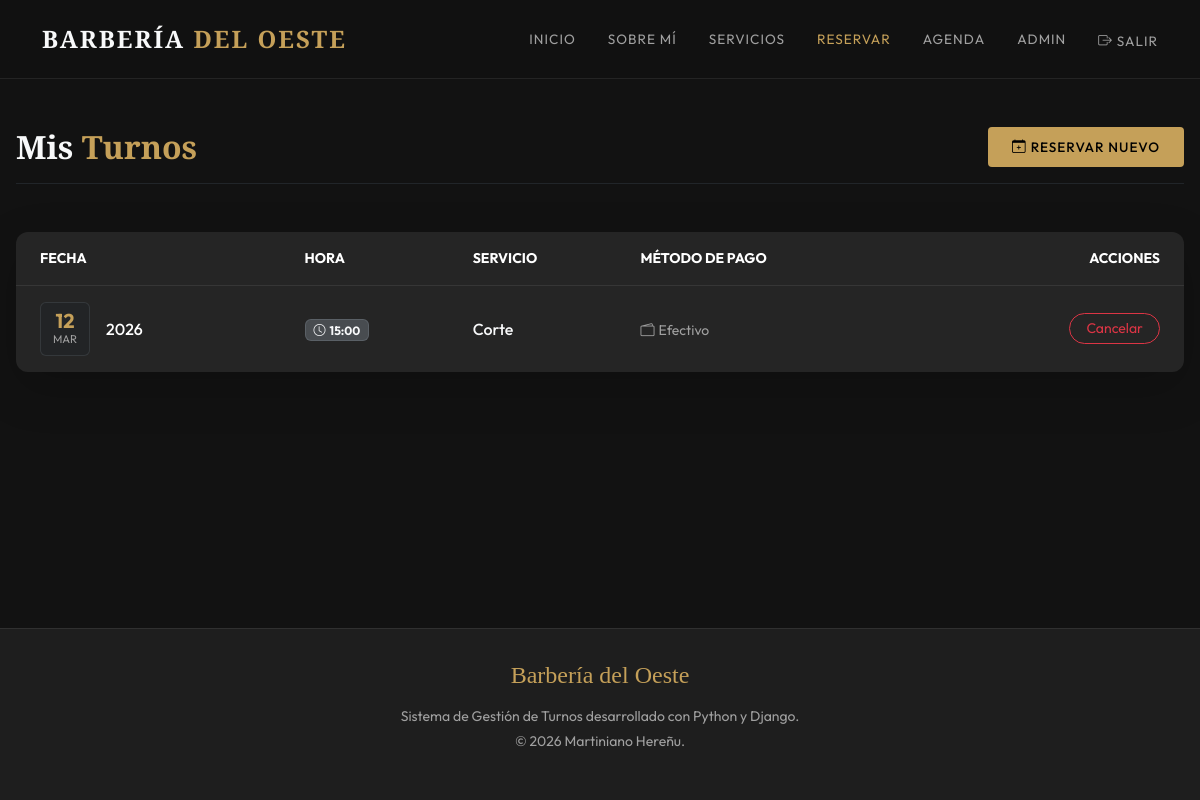
/mis-turnos/ (signed in), run on the app's committed database.
### myapp/models.py (models this page shows, shortened)
class Turno(models.Model):
    METODO_PAGO = [
        ('EFECTIVO', 'Efectivo'),
        ('TRANSFERENCIA', 'Transferencia'),
    ]
    ESTADO_TURNO = [
        ('PENDIENTE', 'Pendiente'),
        ('ATENDIDO', 'Atendido'),
        ('AUSENTE', 'Ausente'),
        ('CANCELADO', 'Cancelado'),
    ]
    cliente = models.ForeignKey(User, on_delete=models.CASCADE)
    servicio = models.ForeignKey(Servicio, on_delete=models.CASCADE)
    fecha = models.DateField()
    hora = models.TimeField()
    metodo_pago = models.CharField(max_length=20, choices=METODO_PAGO)
    estado = models.CharField(max_length=20, choices=ESTADO_TURNO, default='PENDIENTE')
    creado = models.DateTimeField(auto_now_add=True)
    class Meta:
        unique_together = ('fecha', 'hora')
        ordering = ['fecha', 'hora']

class Servicio(models.Model):
    nombre = models.CharField(max_length=100)
    descripcion = models.TextField(blank=True, null=True)
    precio = models.DecimalField(max_digits=8, decimal_places=2)
    duracion_minutos = models.IntegerField()

### myapp/views.py (the view)
# urls.py: path("mis-turnos/", MisTurnosListView.as_view(), name="mis_turnos"),
class MisTurnosListView(LoginRequiredMixin, ListView):
    model = Turno
    template_name = "myapp/mis_turnos.html"
    context_object_name = "turnos"
    def get_queryset(self):
        return Turno.objects.filter(cliente=self.request.user)

### myapp/templates/myapp/mis_turnos.html (shortened to what this page needs)
{% extends 'myapp/base.html' %}
{% block contenido %}
<div class="d-flex justify-content-between align-items-center mb-5 border-bottom border-dark pb-3">
    <h2 class="fw-bold m-0 font-playfair">Mis <span class="text-gold">Turnos</span></h2>
    <a href="{% url 'crear_turno' %}" class="btn btn-gold btn-sm"><i class="bi bi-calendar-plus me-1"></i>Reservar Nuevo</a>
</div>
{% if turnos %}
    <div class="card shadow-lg border-0 mb-4 bg-card">
        <div class="card-body p-0">
            <div class="table-responsive">
                <table class="table table-dark table-hover align-middle mb-0 custom-table">
                    <thead class="text-uppercase small text-muted">
                        <tr>
                            <th class="ps-4 py-3 font-weight-normal border-bottom-0">Fecha</th>
                            <th class="py-3 font-weight-normal border-bottom-0">Hora</th>
                            <th class="py-3 font-weight-normal border-bottom-0">Servicio</th>
                            <th class="py-3 font-weight-normal border-bottom-0">Método de Pago</th>
                            <th class="pe-4 py-3 font-weight-normal border-bottom-0 text-end">Acciones</th>
                        </tr>
                    </thead>
                    <tbody>
                        {% for turno in turnos %}
                        <tr>
                            <td class="ps-4">
                                <div class="d-flex align-items-center">
                                    <div class="bg-dark bg-opacity-50 p-2 rounded me-3 text-center border border-secondary border-opacity-25" style="min-width: 50px;">
                                        <span class="d-block text-gold fw-bold fs-5 lh-1">{{ turno.fecha|date:"d" }}</span>
                                        <span class="d-block small text-muted text-uppercase" style="font-size: 0.7rem;">{{ turno.fecha|date:"M" }}</span>
                                    </div>
                                    <span class="fw-medium">{{ turno.fecha|date:"Y" }}</span>
                                </div>
                            </td>
                            <td><span class="badge bg-secondary bg-opacity-50 text-light border border-secondary border-opacity-50 px-2 py-1"><i class="bi bi-clock me-1"></i>{{ turno.hora|time:"H:i" }}</span></td>
                            <td class="fw-medium text-light">{{ turno.servicio.nombre }}</td>
                            <td><span class="text-muted small"><i class="bi bi-wallet2 me-1"></i>{{ turno.get_metodo_pago_display }}</span></td>
                            <td class="pe-4 text-end">
                                <a href="{% url 'cancelar_turno' turno.id %}" class="btn btn-outline-danger btn-sm rounded-pill px-3">Cancelar</a>
                            </td>
                        </tr>
                        {% endfor %}
                    </tbody>
                </table>
            </div>
        </div>
    </div>
{% endif %}
{% endblock %}

### myapp/templates/myapp/base.html (style rules this page uses)
:root { --bg-primary: #121212; --bg-secondary: #1e1e1e; --bg-card: #252525; --text-main: #f8f9fa; --text-muted: #a0a0a0; --accent-gold: #c5a059; --accent-gold-hover: #e8c678; --accent-red: #d32f2f; --accent-green: #388e3c; --border-subtle: rgba(255, 255, 255, 0.08); }
body { font-family: 'Outfit', sans-serif; background-color: var(--bg-primary); color: var(--text-main); display: flex; flex-direction: column; min-height: 100vh; }
h1, h2, h3, h4, h5, h6, .navbar-brand { font-family: 'Playfair Display', serif; }
.card { background-color: var(--bg-card); border: 1px solid var(--border-subtle); border-radius: 12px; box-shadow: 0 10px 30px rgba(0, 0, 0, 0.2); color: var(--text-main); }
.btn-gold { background-color: var(--accent-gold); color: #000; font-weight: 500; border: none; border-radius: 4px; padding: 0.6rem 1.5rem; transition: all 0.3s ease; text-transform: uppercase; letter-spacing: 1px; font-size: 0.85rem; }
.text-gold { color: var(--accent-gold) !important; }
.text-muted { color: var(--text-muted) !important; }

### myapp/templates/myapp/mis_turnos.html (style rules this page uses)
.custom-table { --bs-table-bg: transparent; --bs-table-hover-bg: rgba(255, 255, 255, 0.03); }
.custom-table tbody tr { border-top: 1px solid var(--border-subtle); }
.custom-table td, .custom-table th { padding: 1rem 0.5rem; border-bottom: none; }

### data on the page
Turno: fecha "12", fecha "MAR", fecha "2026", hora "15:00", servicio.nombre "Corte", metodo_pago "Efectivo"
